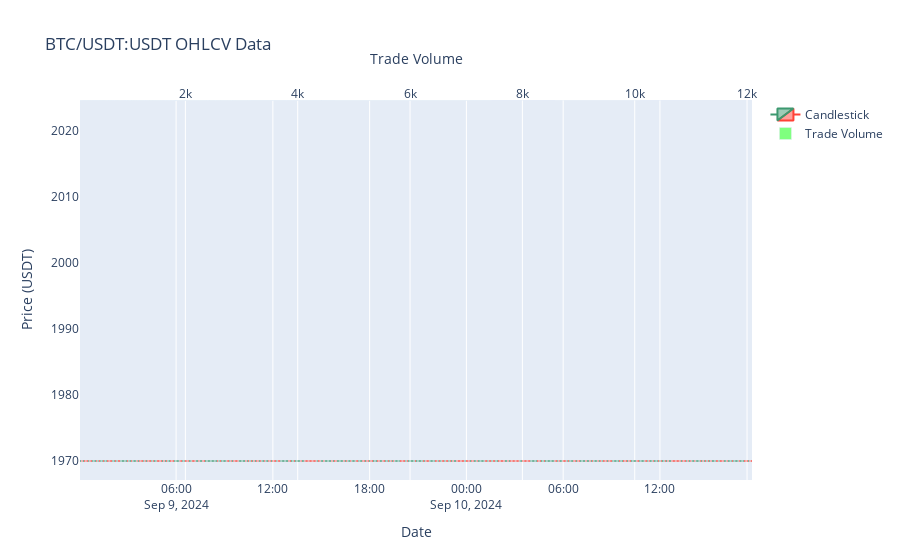

Notebook code cell kept with this figure:
### Code cell
import plotly.graph_objects as go

# Create a candlestick chart
fig = go.Figure()

# Add candlestick trace
fig.add_trace(go.Candlestick(
    x=dataframe.index,
    open=dataframe['open'],
    high=dataframe['high'],
    low=dataframe['low'],
    close=dataframe['close'],
    name='Candlestick'
))

# Add bar chart trace to the right of the candles
fig.add_trace(go.Bar(
    x=dataframe["delta"],
    y=dataframe.index,
    orientation='h',
    name='Trade Volume',
    marker=dict(color=['rgba(255,0,0,0.5)' if d < 0 else 'rgba(0,255,0,0.5)' for d in dataframe["delta"]]),
    xaxis='x2',
    yaxis='y'
))

# Update layout to include the bar chart on the right
fig.update_layout(
    xaxis2=dict(
        title='Trade Volume',
        side='top',
        overlaying='x',
        range=[dataframe["delta"].min() * 1.1, dataframe["delta"].max() * 1.1],
        position=1
    ),
    yaxis=dict(
        domain=[0, 1]
    ),
    barmode='overlay'
)

# Update layout for better visibility
fig.update_layout(
    xaxis=dict(title='Time'),
    yaxis=dict(title='Price'),
    title='Order Heat Map'
)


# Update layout
fig.update_layout(
    title=f'{PAIR} OHLCV Data',
    xaxis_title='Date',
    yaxis_title='Price (USDT)',
    xaxis_rangeslider_visible=False
)

# Show the plot
fig.show()

### Figure 1 — Plotly figure (JSON) as saved in the notebook; plotly's stock layout.template omitted (floating-point values rounded to 4 significant figures; data arrays with more than 128 entries replaced by an {"elided": "..."} marker saying what was removed)
{"data": [{"close": {"elided": "500 float values"}, "high": {"elided": "500 float values"}, "low": {"elided": "500 float values"}, "name": "Candlestick", "open": {"elided": "500 float values"}, "type": "candlestick", "x": {"elided": "500 str values"}}, {"marker": {"color": {"elided": "500 str values"}}, "name": "Trade Volume", "orientation": "h", "type": "bar", "x": {"elided": "500 float values"}, "xaxis": "x2", "y": {"elided": "500 str values"}, "yaxis": "y"}], "layout": {"barmode": "overlay", "title": {"text": "BTC/USDT:USDT OHLCV Data"}, "xaxis": {"rangeslider": {"visible": false}, "title": {"text": "Date"}}, "xaxis2": {"overlaying": "x", "position": 1, "range": [123.9, 12090.0], "side": "top", "title": {"text": "Trade Volume"}}, "yaxis": {"domain": [0, 1], "title": {"text": "Price (USDT)"}}}}
